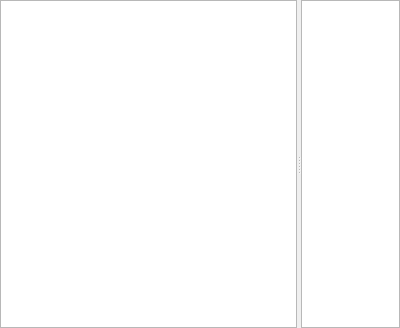
<ui version="4.0" >
 <class>ProgramTab</class>
 <widget class="QWidget" name="ProgramTab" >
  <property name="geometry" >
   <rect>
    <x>0</x>
    <y>0</y>
    <width>400</width>
    <height>328</height>
   </rect>
  </property>
  <property name="windowTitle" >
   <string>Program</string>
  </property>
  <layout class="QVBoxLayout" >
   <property name="spacing" >
    <number>0</number>
   </property>
   <property name="margin" >
    <number>0</number>
   </property>
   <item>
    <widget class="QSplitter" name="splitter" >
     <property name="sizePolicy" >
      <sizepolicy vsizetype="Preferred" hsizetype="Expanding" >
       <horstretch>0</horstretch>
       <verstretch>0</verstretch>
      </sizepolicy>
     </property>
     <property name="orientation" >
      <enum>Qt::Horizontal</enum>
     </property>
     <widget class="KumirEdit" name="kumirEdit" >
      <property name="sizePolicy" >
       <sizepolicy vsizetype="Ignored" hsizetype="Ignored" >
        <horstretch>3</horstretch>
        <verstretch>0</verstretch>
       </sizepolicy>
      </property>
      <property name="horizontalScrollBarPolicy" >
       <enum>Qt::ScrollBarAsNeeded</enum>
      </property>
     </widget>
     <widget class="KumirMargin" name="kumirMargin" >
      <property name="sizePolicy" >
       <sizepolicy vsizetype="Ignored" hsizetype="Ignored" >
        <horstretch>1</horstretch>
        <verstretch>0</verstretch>
       </sizepolicy>
      </property>
      <property name="minimumSize" >
       <size>
        <width>0</width>
        <height>0</height>
       </size>
      </property>
      <property name="maximumSize" >
       <size>
        <width>16777215</width>
        <height>16777215</height>
       </size>
      </property>
      <property name="horizontalScrollBarPolicy" >
       <enum>Qt::ScrollBarAsNeeded</enum>
      </property>
     </widget>
    </widget>
   </item>
  </layout>
 </widget>
 <customwidgets>
  <customwidget>
   <class>KumirEdit</class>
   <extends>QTextEdit</extends>
   <header>kumiredit.h</header>
  </customwidget>
  <customwidget>
   <class>KumirMargin</class>
   <extends>QTextEdit</extends>
   <header>kumirmargin.h</header>
  </customwidget>
 </customwidgets>
 <resources/>
 <connections/>
</ui>
